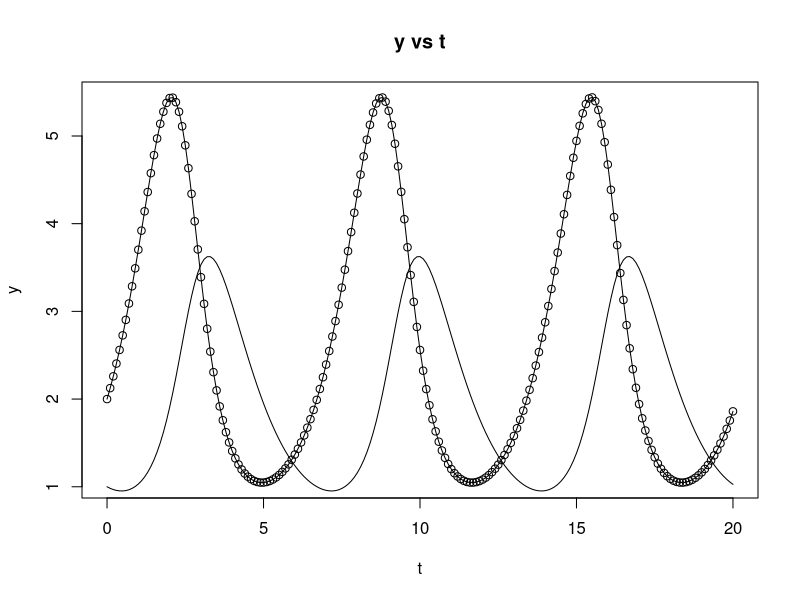
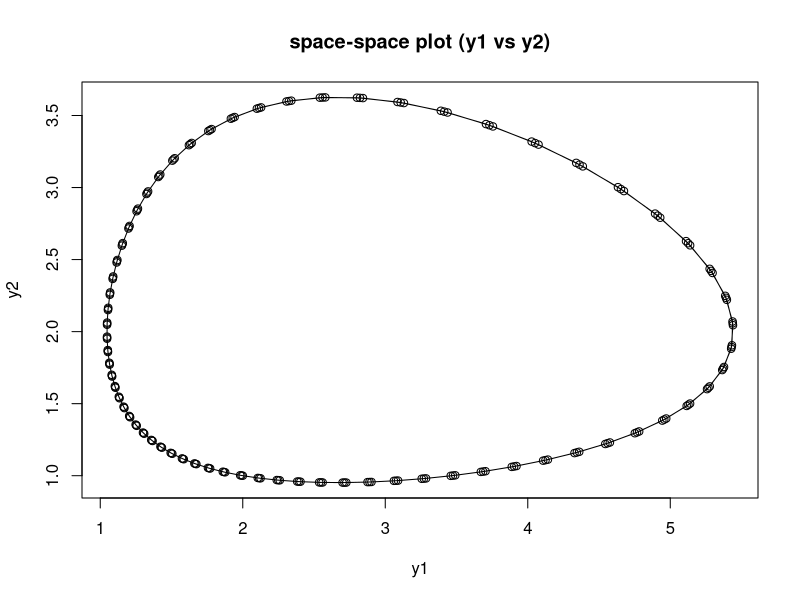

These figures' R source, in order:
library(deSolve)

predprey <- function(t,y,parms) {
  a = 1.2*y[1]-0.6*y[1]*y[2]
  b = -0.8*y[2]+0.3*y[1]*y[2]
  list(c(a,b))
}
t=seq(0,20,0.1)
y0<-c(2, 1)
sol=ode(y = y0,parms = NULL,times = t,func = predprey)
sol<-data.frame(sol)
plot(t,sol$X1,main = "y vs t", xlab = "t",ylab = "y")
lines(t,sol$X1)
lines(t,sol$X2)

plot(sol$X1,sol$X2,main = "space-space plot (y1 vs y2)", xlab = "y1",ylab = "y2")
lines(sol$X1,sol$X2)
